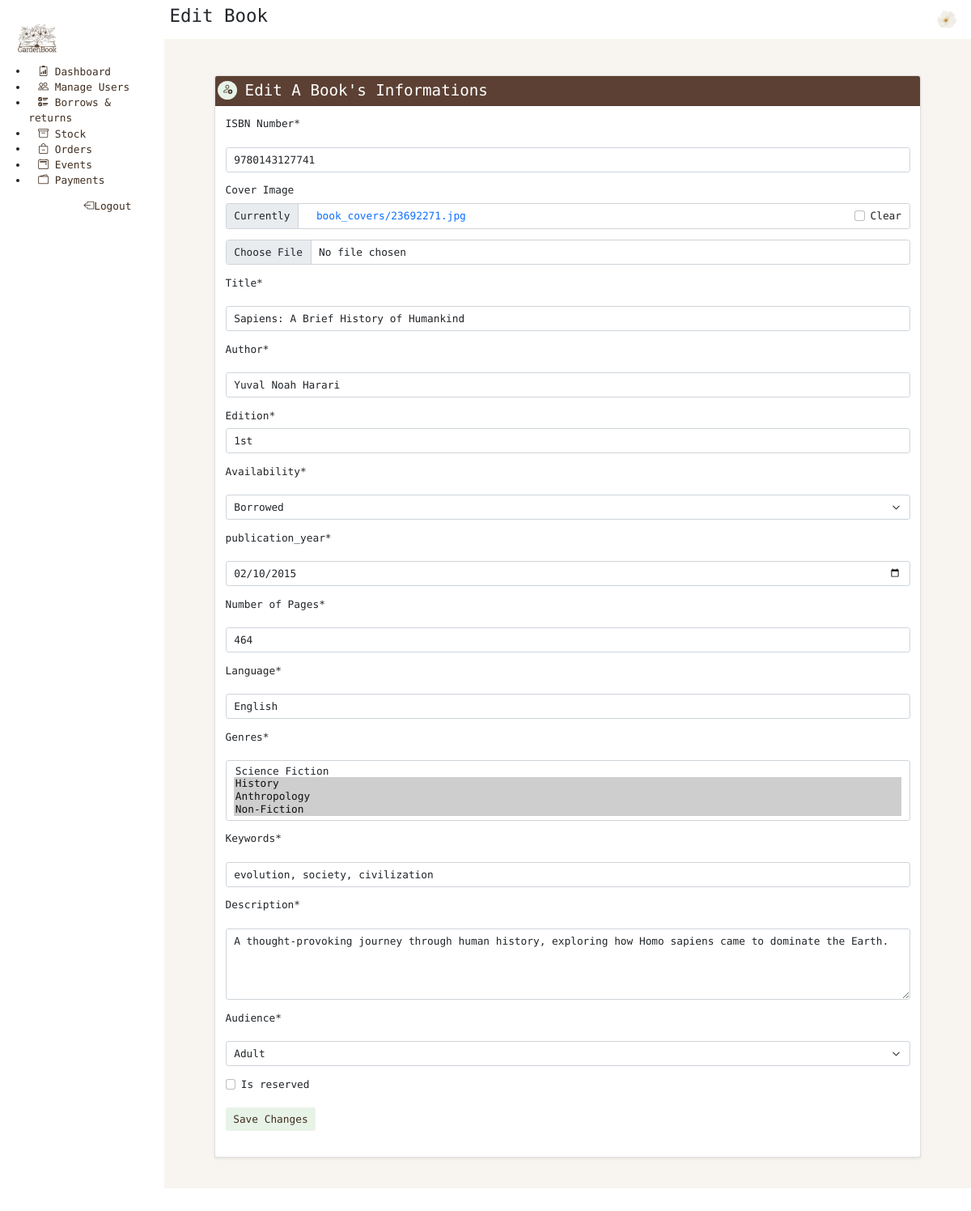
Page /edit-book/2/ (signed in) on the earlier database version.
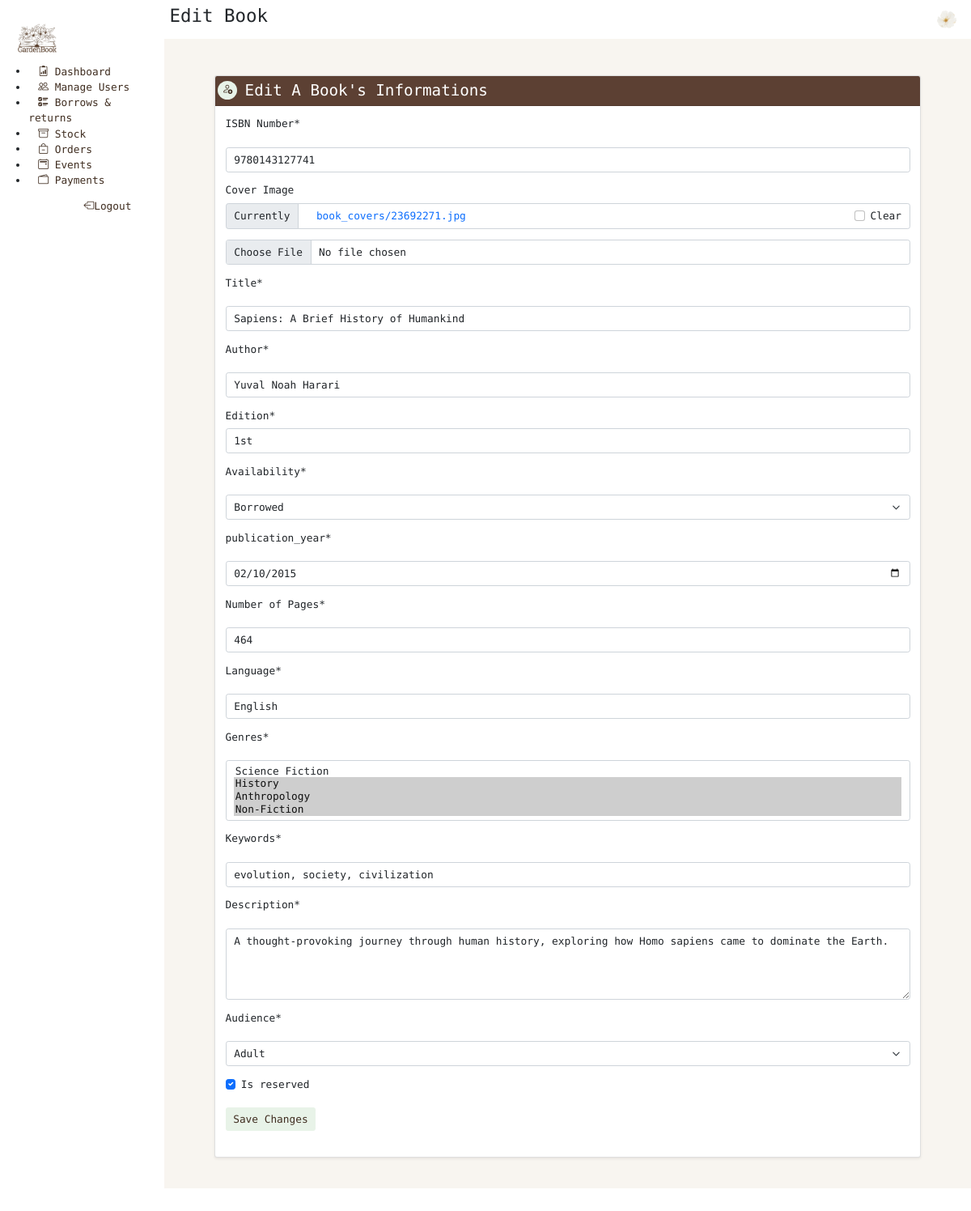
Same page on the later database version.
### theApp/models.py (models this page shows, shortened)
class Book(models.Model):
    ISBN = models.CharField(max_length=13, unique=True)
    cover = models.ImageField(upload_to='book_covers/', null=True, blank=True, default="book_covers/default_cover.webp") # 'ImageField' handels image uploads
    title = models.CharField(max_length=255,default="")
    author = models.CharField(max_length=255,default="")
    edition = models.CharField(max_length=255,default="")
    availability = models.CharField(max_length=30,choices=Availability.choices, default=Availability.AVAILABLE)
    publication_year = models.IntegerField(default=0)
    nbPage = models.IntegerField(default="")
    lang = models.CharField(max_length=244,default="")
    genres = models.ManyToManyField(Genre)
    keywords = models.CharField(max_length=244,default="")
    description = models.CharField(max_length=244,default="")
    audience = models.CharField(max_length=20, choices=AudienceType.choices, default="")
    review = models.IntegerField(default=0, validators=[
            MinValueValidator(0),
            MaxValueValidator(10)
        ])
    nb_borrows = models.IntegerField(default=0)
    date_creation = models.DateField(default=timezone.now)
    is_reserved = models.BooleanField(default=False)

### theApp/views.py (the view)
# urls.py: path('edit-book/<str:pk>/', views.edit_book, name='edit-book'),
@login_required(login_url='login')
def edit_book(request, pk):
  book = Book.objects.get(id = pk)
  form = CustomBookEditingForm(instance=book)
  if request.method == 'POST':
    form = CustomBookEditingForm(request.POST, instance=book)
    if form.is_valid():
      form.save()
      return redirect('stock')
  context = {'form' : form, 'book': book}
  return render(request, 'editBook.html', context)

### theApp/models.py (called while the page is built)
    def __str__(self):
        return self.name

### templates/editBook.html (shortened to what this page needs)
{% extends 'baseLibrarian.html' %}
{% load crispy_forms_tags %}
{% block page %}Edit Book{% endblock %}
{% block content %}
<div class="py-5 bg-light-brown">
  <div class="container mt-2">
    <div class="card shadow-sm">
      <div class="card-header bg-brown text-white">
        <div class="row">
          <div class="col-md-1 rounded-circle bg-green px-0 d-flex justify-content-center" style="width: 30px;"><i
              class="bi bi-person-add text-brown"></i></div>
          <h4 class="col mb-0 mx-auto">Edit A Book's Informations</h4>
        </div>
      </div>
      <div class="card-body">
        <form method="POST" enctype="multipart/form-data">
          {% crispy form %}
        </form>
      </div>
    </div>
  </div>
</div>
{% endblock %}

Differences in the rows shown:
changed Book "Sapiens: A Brief History of Humankind": is_reserved "☐" → "☑"
